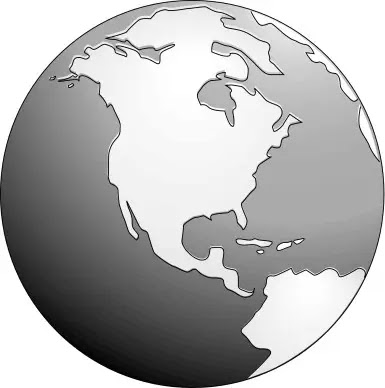
#> input picture earth1.jpg, 385 x 388 px
$ python ex2_3.py
#> lines starting #> are read from the running program, lines starting #| are printed output that depends on the picture
# Ex2_3 Multiplying two or more images

import cv2
import numpy as np
import matplotlib.pyplot as plt

# Load test image (normalize to [0,1])
img = cv2.imread('earth1.jpg')
#> img is the input picture: shape (388, 385, 3); min 0, max 255, mean 180.9
img = cv2.cvtColor(img, cv2.COLOR_BGR2RGB)
img = img.astype(np.float64) / 255.0

# Multiply images (similar to immultiply)
img_3D = img * img * img * img      # equivalent to immultiply(immultiply(...))
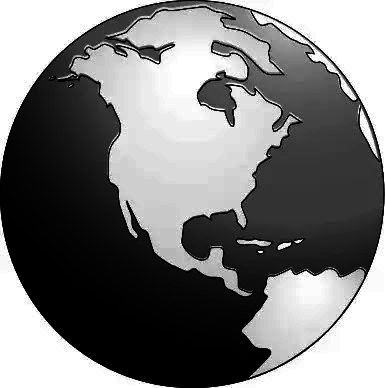
#> img_3D: shape (388, 385, 3) float64; min 0, max 1, mean 0.488
img_3d = np.power(img, 8)           # equivalent to Img .^ 8
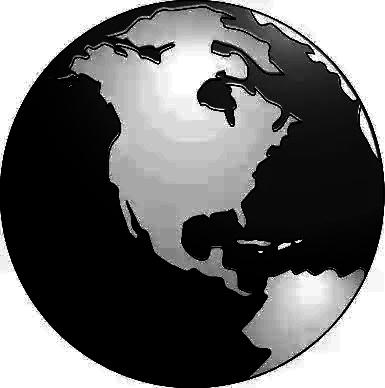
#> img_3d: shape (388, 385, 3) float64; min 0, max 1, mean 0.412

# Plot images
FS = 15
plt.figure(figsize=(12, 4))

plt.subplot(1, 3, 1)
plt.imshow(img)
plt.title("2-D Image", fontsize=FS)
plt.axis("off")

plt.subplot(1, 3, 2)
plt.imshow(img_3D)
plt.title("3-D Image", fontsize=FS)
plt.axis("off")

plt.subplot(1, 3, 3)
plt.imshow(img_3d)
plt.title("3-d Image", fontsize=FS)
plt.axis("off")

plt.tight_layout()
plt.savefig("Image_Multiplication.jpg")
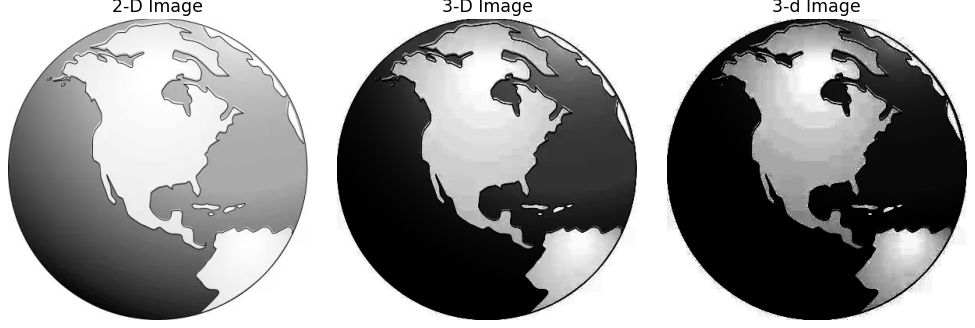
#> figure drawn by matplotlib, 3 panels
plt.show()

$ run again, with atrium.jpg copied over earth1.jpg
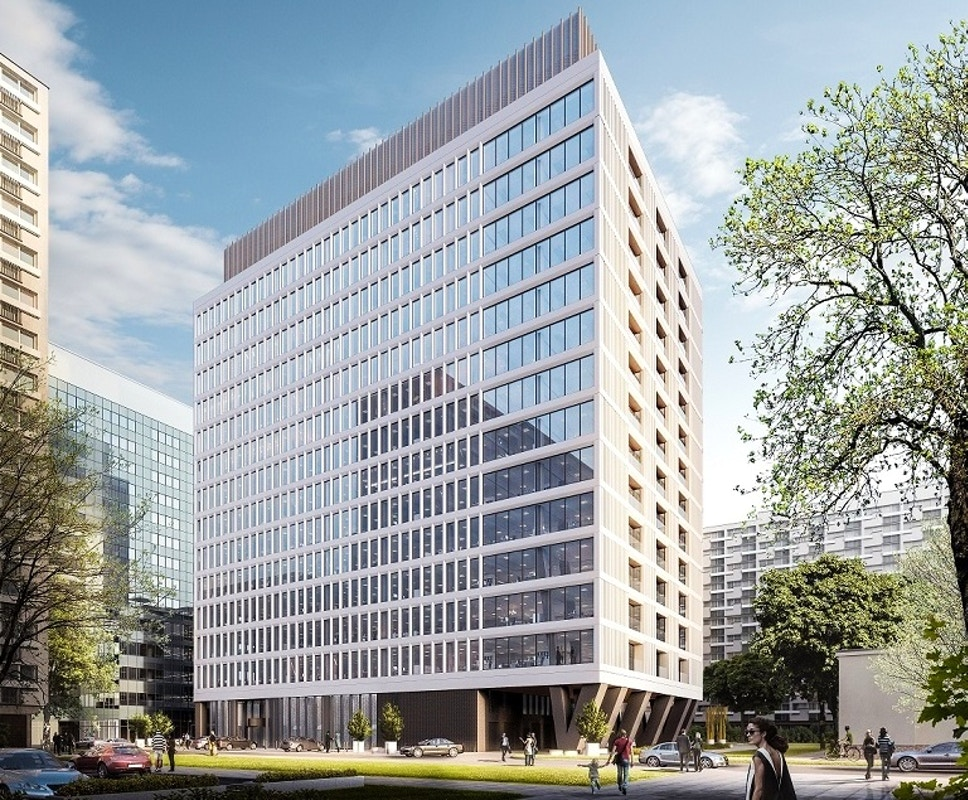
#> input picture atrium.jpg, 968 x 800 px
#> img is the input picture: shape (800, 968, 3); mean B, G, R 163.5, 162.1, 155.6
#> `img_3d = np.power(img, 8)`:
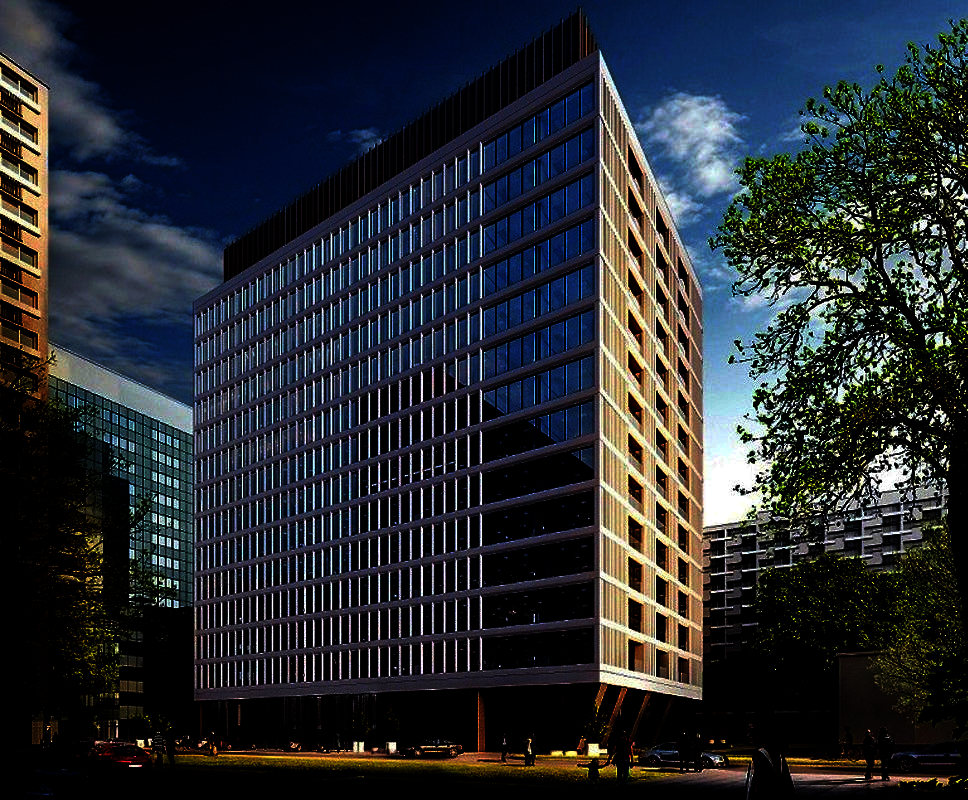
#> img_3d: shape (800, 968, 3) float64; mean R, G, B 0.154, 0.169, 0.19
#> `plt.savefig("Image_Multiplication.jpg")`:
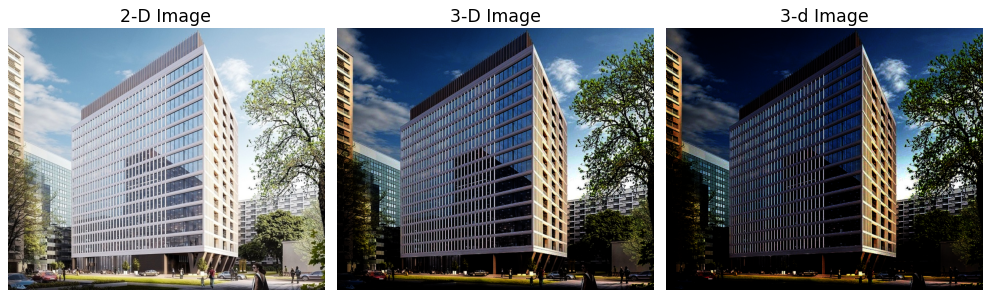
#> figure drawn by matplotlib, 3 panels
